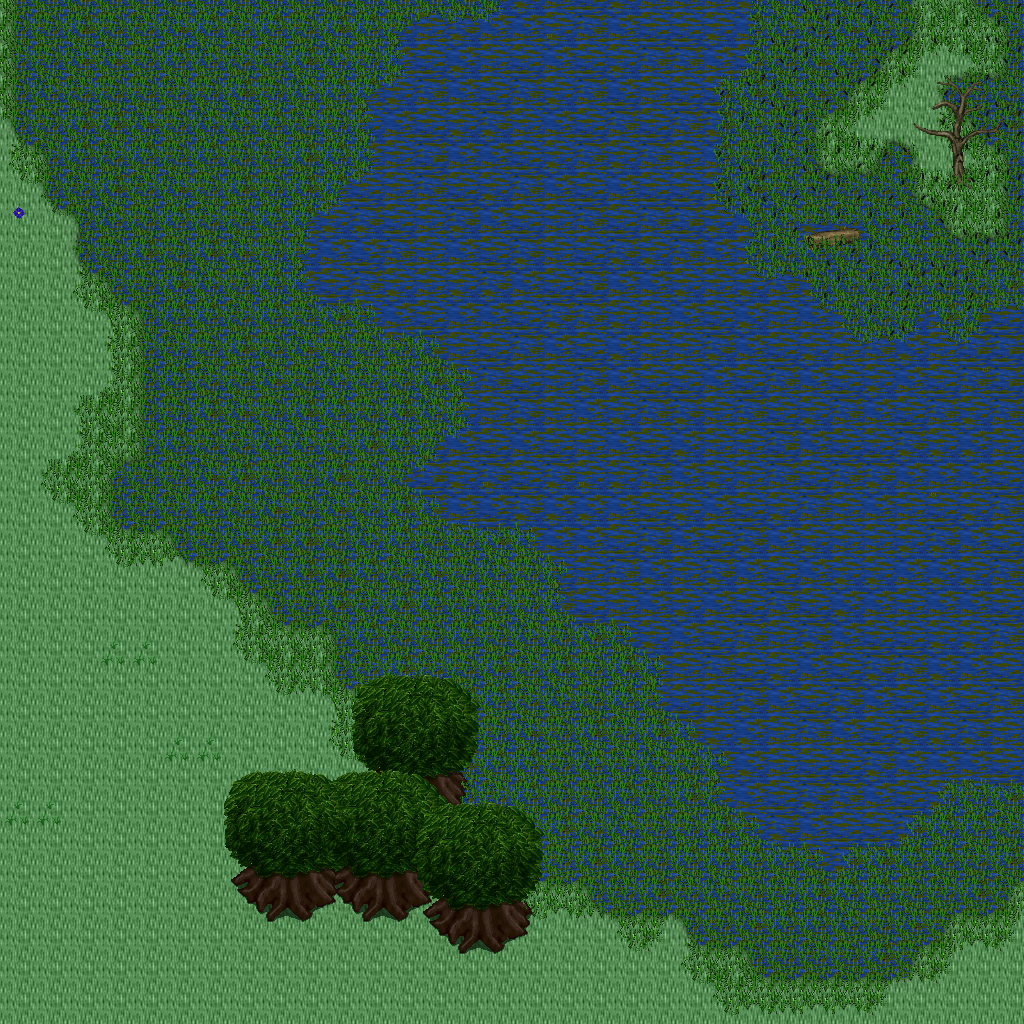

This is a level from a 2D game, rendered from its Tiled map with the project's own tilesets. A one-line summary and the map file follow, with tile-layer data summarised:
An orthogonal 32x32 tile map with 32x32 px tiles, 5 tile layers (Ground, Objects, Objects2, Above, ...), 1 hidden layer not drawn, 33 tilesets.

<map version="1.10" tiledversion="1.11.0" orientation="orthogonal" renderorder="right-down" width="32" height="32" tilewidth="32" tileheight="32" infinite="0" nextlayerid="11" nextobjectid="1">
 <tileset firstgid="1" name="ground_ground" tilewidth="32" tileheight="32" tilecount="33" columns="3">
  <image source="../drawable/ground_ground.png" width="96" height="352" />
 </tileset>
 <tileset firstgid="34" name="ground_ice_ice" tilewidth="32" tileheight="32" tilecount="3" columns="3">
  <image source="../drawable/ground_ice_ice.png" width="96" height="32" />
 </tileset>
 <tileset firstgid="37" name="ground_water_pool" tilewidth="32" tileheight="32" tilecount="72" columns="3">
  <image source="../drawable/ground_water_pool.png" width="96" height="768" />
 </tileset>
 <tileset firstgid="109" name="ground_grass_edges" tilewidth="32" tileheight="32" tilecount="36" columns="12">
  <image source="../drawable/ground_grass_edges.png" width="384" height="96" />
 </tileset>
 <tileset firstgid="145" name="ground_ridge_ice_2" tilewidth="32" tileheight="32" tilecount="42" columns="7">
  <image source="../drawable/ground_ridge_ice_2.png" width="224" height="192" />
 </tileset>
 <tileset firstgid="187" name="ground_ridge_earth_dark" tilewidth="32" tileheight="32" tilecount="96" columns="12">
  <image source="../drawable/ground_ridge_earth_dark.png" width="384" height="256" />
 </tileset>
 <tileset firstgid="283" name="ground_rock_pebbles" tilewidth="32" tileheight="32" tilecount="3" columns="1">
  <image source="../drawable/ground_rock_pebbles.png" width="32" height="96" />
 </tileset>
 <tileset firstgid="286" name="plant_grasses" tilewidth="32" tileheight="32" tilecount="6" columns="3">
  <image source="../drawable/plant_grasses.png" width="96" height="64" />
 </tileset>
 <tileset firstgid="292" name="plant_bush_bushes" tilewidth="32" tileheight="32" tilecount="10" columns="5">
  <image source="../drawable/plant_bush_bushes.png" width="160" height="64" />
 </tileset>
 <tileset firstgid="302" name="ground_cobbled_paving" tilewidth="32" tileheight="32" tilecount="1" columns="1">
  <image source="../drawable/ground_cobbled_paving.png" width="32" height="32" />
 </tileset>
 <tileset firstgid="303" name="ground_grass_corners" tilewidth="32" tileheight="32" tilecount="24" columns="6">
  <image source="../drawable/ground_grass_corners.png" width="192" height="128" />
 </tileset>
 <tileset firstgid="327" name="plant_flower_daisy_white" tilewidth="32" tileheight="32" tilecount="8" columns="2">
  <image source="../drawable/plant_flower_daisy_white.png" width="64" height="128" />
 </tileset>
 <tileset firstgid="335" name="plant_flower_daisy_blue" tilewidth="32" tileheight="32" tilecount="8" columns="2">
  <image source="../drawable/plant_flower_daisy_blue.png" width="64" height="128" />
 </tileset>
 <tileset firstgid="343" name="item_armor_sword_rack" tilewidth="32" tileheight="32" tilecount="4" columns="2">
  <image source="../drawable/item_armor_sword_rack.png" width="64" height="64" />
 </tileset>
 <tileset firstgid="347" name="plant_stump_small_stump" tilewidth="32" tileheight="32" tilecount="4" columns="2">
  <image source="../drawable/plant_stump_small_stump.png" width="64" height="64" />
 </tileset>
 <tileset firstgid="351" name="item_postbox" tilewidth="32" tileheight="32" tilecount="4" columns="2">
  <image source="../drawable/item_postbox.png" width="64" height="64" />
 </tileset>
 <tileset firstgid="355" name="item_armor_weapons_rack" tilewidth="32" tileheight="32" tilecount="18" columns="9">
  <image source="../drawable/item_armor_weapons_rack.png" width="288" height="64" />
 </tileset>
 <tileset firstgid="373" name="item_pot_pot_golden_centred" tilewidth="32" tileheight="32" tilecount="3" columns="3">
  <image source="../drawable/item_pot_pot_golden_centred.png" width="96" height="32" />
 </tileset>
 <tileset firstgid="376" name="logic_creature_orc" tilewidth="32" tileheight="32" tilecount="6" columns="6">
  <image source="../drawable/logic_creature_orc.png" width="192" height="32" />
 </tileset>
 <tileset firstgid="382" name="logic_creature_animal" tilewidth="32" tileheight="32" tilecount="32" columns="8">
  <image source="../drawable/logic_creature_animal.png" width="256" height="128" />
 </tileset>
 <tileset firstgid="414" name="logic_creature_gnome" tilewidth="32" tileheight="32" tilecount="6" columns="6">
  <image source="../drawable/logic_creature_gnome.png" width="192" height="32" />
 </tileset>
 <tileset firstgid="420" name="logic_portal" tilewidth="32" tileheight="32" tilecount="24" columns="8">
  <image source="../drawable/logic_portal.png" width="256" height="96" />
 </tileset>
 <tileset firstgid="444" name="logic_collision" tilewidth="32" tileheight="32" tilecount="1" columns="1">
  <image source="../drawable/logic_collision.png" width="32" height="32" />
 </tileset>
 <tileset firstgid="445" name="logic_creature_frogman" tilewidth="32" tileheight="32" tilecount="3" columns="3">
  <image source="../drawable/logic_creature_frogman.png" width="96" height="32" />
 </tileset>
 <tileset firstgid="448" name="ground_water_swamp_water" tilewidth="32" tileheight="32" tilecount="33" columns="3">
  <image source="../drawable/ground_water_swamp_water.png" width="96" height="352" />
 </tileset>
 <tileset firstgid="481" name="plant_grasses_swamp" tilewidth="32" tileheight="32" tilecount="42" columns="6">
  <image source="../drawable/plant_grasses_swamp.png" width="192" height="224" />
 </tileset>
 <tileset firstgid="523" name="plant_stump_hollow_logs" tilewidth="32" tileheight="32" tilecount="6" columns="3">
  <image source="../drawable/plant_stump_hollow_logs.png" width="96" height="64" />
 </tileset>
 <tileset firstgid="529" name="plant_tree_tree_darkgreen" tilewidth="32" tileheight="32" tilecount="88" columns="8">
  <image source="../drawable/plant_tree_tree_darkgreen.png" width="256" height="352" />
 </tileset>
 <tileset firstgid="617" name="plant_tree_dead_tree_3" tilewidth="32" tileheight="32" tilecount="16" columns="4">
  <image source="../drawable/plant_tree_dead_tree_3.png" width="128" height="128" />
 </tileset>
 <tileset firstgid="633" name="building_chimney_smoke" tilewidth="32" tileheight="32" tilecount="40" columns="4">
  <image source="../drawable/building_chimney_smoke.png" width="128" height="320" />
 </tileset>
 <tileset firstgid="673" name="building_huts" tilewidth="32" tileheight="32" tilecount="338" columns="26">
  <image source="../drawable/building_huts.png" width="832" height="416" />
 </tileset>
 <tileset firstgid="1011" name="logic_creature_fowl" tilewidth="32" tileheight="32" tilecount="6" columns="6">
  <image source="../drawable/logic_creature_fowl.png" width="192" height="32" />
 </tileset>
 <tileset firstgid="1017" name="logic_creature_elemental" tilewidth="32" tileheight="32" tilecount="16" columns="8">
  <image source="../drawable/logic_creature_elemental.png" width="256" height="64" />
 </tileset>
 <layer id="1" name="Ground" width="32" height="32">
  <data>[1024 cells, 1023 non-empty, 26 distinct tile ids]</data>
 </layer>
 <layer id="2" name="Objects" width="32" height="32">
  <data>[1024 cells, 34 non-empty, 19 distinct tile ids]</data>
 </layer>
 <layer id="3" name="Objects2" width="32" height="32">
  <data>[1024 cells, 499 non-empty, 32 distinct tile ids]</data>
 </layer>
 <layer id="4" name="Above" width="32" height="32">
  <data>[1024 cells, 48 non-empty, 30 distinct tile ids]</data>
 </layer>
 <layer id="5" name="Above2" width="32" height="32">
  <data>[1024 cells, 19 non-empty, 13 distinct tile ids]</data>
 </layer>
 <layer id="6" name="Walkable" width="32" height="32" visible="0">
  <data>[1024 cells, 27 non-empty, 1 distinct tile ids]</data>
 </layer>
 <objectgroup id="7" name="Mapevents" />
 <objectgroup id="8" name="Spawn" />
 <objectgroup id="9" name="Keys" />
 <objectgroup id="10" name="Replace" />
</map>
